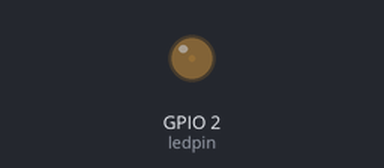
The sketch below on a simulated ESP32. On the bench: output pins drawn as LEDs (lit = HIGH).

Above: at 0.05 s.
At 2.15 s:
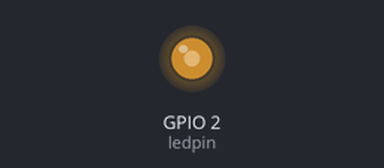
At 3.45 s:
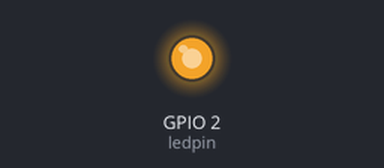
At 6.9 s:
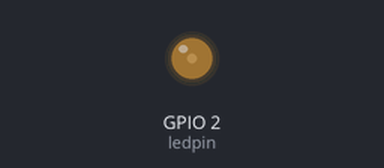
Timing chart, 0 to 10.0 s (numbered marks = the images above):
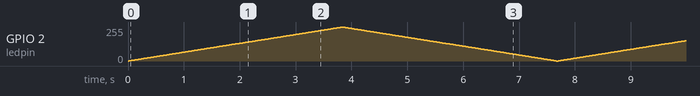

The sketch:

fade_led.ino
```cpp
const int ledpin = 2;
const int freq= 5000;
const int ledChannel=0;
const int resolution= 8;

void setup() {
  ledcSetup(ledChannel,freq,resolution);
  ledcAttachPin(ledpin,ledChannel);

  // put your setup code here, to run once:

}

void loop() {
  for(int i=0;i<=255;i++)
  {
    ledcWrite(ledChannel,i);
    delay(15);
  }
  for(int i=255;i>=0;i--)
  {
    ledcWrite(ledChannel,i);
    delay(15);
  }
  // put your main code here, to run repeatedly:

}
```
